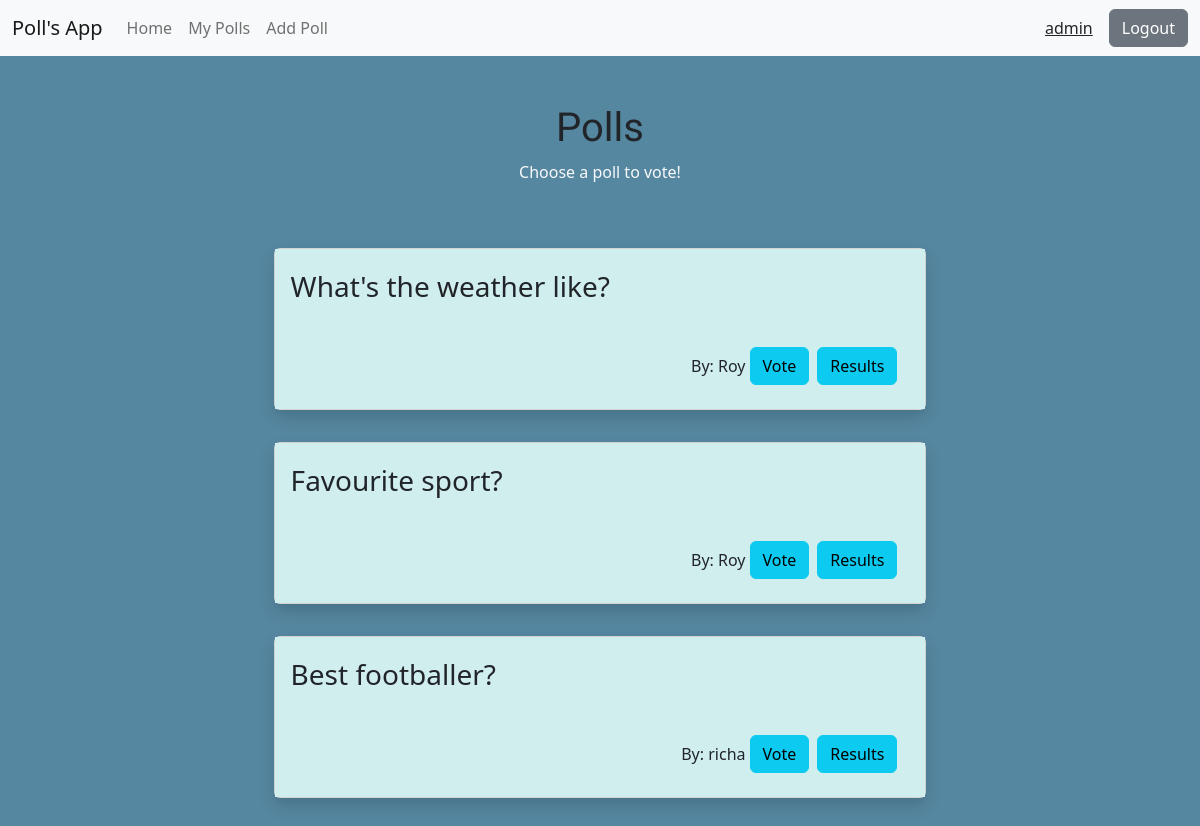
The app's page / (signed in) with its own data.
### home/models.py (models this page shows, shortened)
class Poll(models.Model):
    question=models.TextField()
    option_one=models.CharField(max_length=20)
    option_two=models.CharField(max_length=20)
    option_three=models.CharField(max_length=20)
    option_one_count=models.IntegerField(default=0)
    option_two_count=models.IntegerField(default=0)
    option_three_count=models.IntegerField(default=0)
    deadline=models.DateField(default=datetime.now().today())
    created_by=models.CharField(max_length=20,default="user")

### home/views.py (the view)
# urls.py: path("",views.index,name="home"),
def index(request):
    if  request.user.is_anonymous:
        return redirect("/login")
    else:
        polls=Poll.objects.all().exclude(created_by=request.user) #filtering polls not created by logged in user
        template = loader.get_template('index.html')
        context={
            'polls':polls
        }
        return HttpResponse(template.render(context, request))

### templates/index.html
{% extends 'base.html' %}
{% block body %}
<div class="container overflow-hidden" >
    <div class="d-flex flex-column justify-content-center align-items-center flex-column my-5">
        <h1>Polls</h1>
        <span class="text-light">Choose a poll to vote!</span>
    </div>
    <div class="d-flex justify-content-center align-items-center flex-wrap my-5">
        {% for poll in polls %}
        <div class=" relative card shadow d-flex justify-content-center align-items-center  my-3" style="width: 80%">
            <div class="card-body" style="width: 100%; background-color:rgb(209, 238, 238) ;">
              <p class="card-text fs-3 ">{{poll.question}}</p>
            </div>
            <div class="d-flex justify-content-end align-items-center p-4"  style="width: 100%; background-color: rgb(209, 238, 238);" >
                <span>By: {{poll.created_by}} </span>
                <a href="vote/{{poll.id}}"><button type="button" class="btn btn-info mx-1">Vote</button></a>
                <a href="result/{{poll.id}}"><button type="button" class="btn btn-info mx-1">Results</button></a>
            </div>
        </div>
        {% endfor %}
    </div>
</div>
{% endblock body %}

### templates/base.html (shortened to what this page needs)
<!doctype html>
<html lang="en">
  <head>
    <link href="https://cdn.jsdelivr.net/npm/bootstrap@5.2.3/dist/css/bootstrap.min.css" rel="stylesheet">
    <link rel="stylesheet" href="../static/style.css?{%now "U" %}"/>
  </head>
  <body>
    <nav class="navbar navbar-expand-lg bg-light navbar-light sticky-top">
      <div class="container-fluid">
        <a class="navbar-brand" href="#">Poll's App</a>
        <div class="collapse navbar-collapse" id="navbarSupportedContent">
          <ul class="navbar-nav me-auto mb-2 mb-lg-0">
            <li class="nav-item">
              <a class="nav-link " aria-current="page" href="/">Home</a>
            </li>
            <li class="nav-item">
              <a class="nav-link" href="/user_polls">My Polls</a>
            </li>
            <li class="nav-item">
              <a class="nav-link" href="/create">Add Poll</a>
            </li>
          </ul>
          <div class="d-flex justify-content-center align-items-center">
            <span class="text-dark mx-3 underline"><u>{{request.user}}</u></span>
            <a href="/logout"><button class="btn btn-secondary">Logout</button></a>
          </div>
        </div>
      </div>
    </nav>
    {% block body %}{% endblock body %}
  </body>
</html>

### static/style.css (style rules this page uses)
body { background-color: #5687a0; }
h1 ,h4 { font-family: 'Secular One', sans-serif; }
@media screen and (min-width:920px) { .container { max-width: 70%; } }

### records on screen
Poll: question "What's the weather like?", created_by "Roy"
Poll: question "Favourite sport?", created_by "Roy"
Poll: question "Best footballer?", created_by "richa"

### other values on screen
{{ request.user }} "admin"
